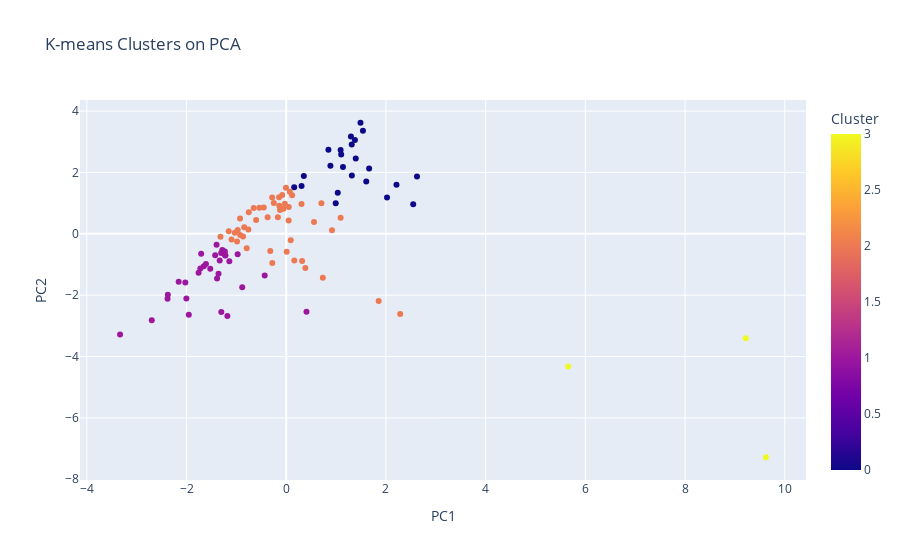

Notebook code cell kept with this figure:
### Code cell
k = 4
kmeans = KMeans(n_clusters=k, random_state=42)
df_pca['Cluster'] = kmeans.fit_predict(df_pca[['PC1', 'PC2']])

# 3. Visualize clusters
fig = px.scatter(df_pca, x='PC1', y='PC2', color='Cluster', 
                 hover_data=['Country Code'] if 'Country Code' in df_pca.columns else None,
                 title='K-means Clusters on PCA')
fig.show()

### Figure 1 — Plotly figure (JSON) as saved in the notebook; plotly's stock layout.template omitted (floating-point values rounded to 4 significant figures)
{"data": [{"customdata": [["AFG"], ["AGO"], ["ARE"], ["ARG"], ["ARM"], ["ATG"], ["AUS"], ["AUT"], ["BEL"], ["BEN"], ["BGD"], ["BGR"], ["BHR"], ["BIH"], ["BLR"], ["BOL"], ["BRA"], ["BTN"], ["BWA"], ["CAF"], ["CAN"], ["CHE"], ["CHL"], ["CHN"], ["CMR"], ["COG"], ["CRI"], ["CYP"], ["CZE"], ["DEU"], ["DNK"], ["DOM"], ["EGY"], ["ESP"], ["EST"], ["FIN"], ["FJI"], ["GAB"], ["GBR"], ["GEO"], ["GHA"], ["GIN"], ["GRC"], ["GRD"], ["GTM"], ["HKG"], ["HND"], ["HRV"], ["HUN"], ["IDN"], ["IND"], ["IRL"], ["IRN"], ["IRQ"], ["ISL"], ["ISR"], ["ITA"], ["JAM"], ["JPN"], ["KAZ"], ["KGZ"], ["KOR"], ["KWT"], ["LKA"], ["LTU"], ["LUX"], ["LVA"], ["MDA"], ["MEX"], ["MKD"], ["MLT"], ["MNE"], ["MUS"], ["MYS"], ["NAM"], ["NGA"], ["NIC"], ["NLD"], ["NOR"], ["OMN"], ["PER"], ["PHL"], ["POL"], ["PRT"], ["PRY"], ["ROU"], ["RUS"], ["RWA"], ["SAU"], ["SLV"], ["SRB"], ["SVN"], ["SWE"], ["TGO"], ["THA"], ["TJK"], ["TTO"], ["TUR"], ["UKR"], ["URY"], ["USA"], ["UZB"], ["VNM"], ["ZAF"]], "hovertemplate": "PC1=%{x}<br>PC2=%{y}<br>Country Code=%{customdata[0]}<br>Cluster=%{marker.color}<extra></extra>", "legendgroup": "", "marker": {"color": [1, 1, 0, 2, 1, 2, 0, 0, 0, 1, 1, 2, 2, 2, 1, 1, 3, 2, 2, 1, 0, 0, 2, 3, 1, 1, 2, 2, 0, 0, 0, 2, 1, 0, 0, 0, 2, 1, 0, 2, 1, 1, 2, 2, 1, 0, 1, 2, 2, 2, 2, 0, 1, 1, 0, 2, 2, 2, 0, 2, 1, 0, 2, 1, 0, 0, 2, 1, 2, 2, 2, 2, 2, 2, 1, 1, 1, 0, 0, 2, 2, 2, 2, 2, 2, 2, 1, 1, 2, 1, 2, 2, 0, 1, 2, 1, 2, 2, 1, 2, 3, 1, 2, 2], "coloraxis": "coloraxis", "symbol": "circle"}, "mode": "markers", "name": "", "orientation": "v", "showlegend": false, "type": "scatter", "x": [-2.698, -2.003, 1.605, -0.2799, -1.305, -0.5391, 1.394, 0.8865, 1.316, -1.654, -1.387, -0.3736, -0.02796, -0.987, -1.358, -1.524, 5.656, -1.153, -0.7511, -3.334, 1.662, 1.538, 0.04916, 9.622, -2.381, -2.024, -0.4507, -0.143, 0.3069, 2.211, 1.314, -0.8662, -0.4323, 0.9924, 0.3524, 1.09, -1.319, -1.426, 2.022, -0.7589, -1.141, -2.375, 0.05088, -0.9262, -0.9747, 1.138, -1.225, -0.2496, -0.125, 0.734, 2.286, 1.378, -1.181, -1.302, 0.8463, 0.3064, 0.7054, -1.032, 2.547, -0.7933, -1.61, 1.034, -0.05647, -1.335, 0.1594, 1.489, 0.07146, -1.282, 1.854, -0.6047, -0.005659, -0.8426, -0.6525, 0.5574, -1.398, -1.954, -1.723, 2.623, 1.298, -0.1396, -0.3203, 0.1616, 1.091, 0.1178, -1.097, -0.1679, 0.4059, -1.706, 0.9176, -1.231, -0.9256, -0.08056, 1.102, -2.158, 0.08998, -1.758, -0.9741, 0.3836, -0.8827, -0.2822, 9.217, -1.22, 0.008788, 0.3185], "xaxis": "x", "y": [-2.817, -2.105, 1.705, -0.9522, -0.6275, 0.853, 2.458, 2.219, 1.9, -1.061, -1.454, 0.5417, 0.981, -0.2485, -1.304, -1.137, -4.327, 0.08346, 0.7064, -3.281, 2.132, 3.361, 0.4374, -7.284, -2.12, -1.586, 0.8536, 1.195, 1.56, 1.599, 2.912, -0.09175, -1.363, 0.9997, 1.888, 2.733, -0.0978, -0.7005, 1.187, 0.143, -0.8978, -1.986, 0.8707, 0.5026, -0.6632, 2.175, -0.7066, 1.002, 0.7733, -1.429, -2.611, 3.057, -2.68, -2.546, 2.74, 0.9704, 0.9951, 0.0303, 0.9642, -0.4686, -0.9877, 1.337, 0.8206, -0.8696, 1.52, 3.62, 1.375, -0.5283, -2.191, 0.4526, 1.5, 0.2119, 0.8445, 0.3821, -0.3545, -2.642, -1.13, 1.871, 3.175, 0.9114, -0.5598, -0.8664, 0.5216, 1.253, -0.1856, 0.5431, -2.543, -0.6512, 0.1171, -0.5737, -0.03693, 1.265, 2.585, -1.566, -0.2139, -1.27, 0.1273, -1.111, -1.746, 1.183, -3.403, -0.6998, -0.582, -0.8875], "yaxis": "y"}], "layout": {"coloraxis": {"colorbar": {"title": {"text": "Cluster"}}, "colorscale": [[0, "#0d0887"], [0.1111, "#46039f"], [0.2222, "#7201a8"], [0.3333, "#9c179e"], [0.4444, "#bd3786"], [0.5556, "#d8576b"], [0.6667, "#ed7953"], [0.7778, "#fb9f3a"], [0.8889, "#fdca26"], [1, "#f0f921"]]}, "legend": {"tracegroupgap": 0}, "title": {"text": "K-means Clusters on PCA"}, "xaxis": {"anchor": "y", "domain": [0, 1], "title": {"text": "PC1"}}, "yaxis": {"anchor": "x", "domain": [0, 1], "title": {"text": "PC2"}}}}
